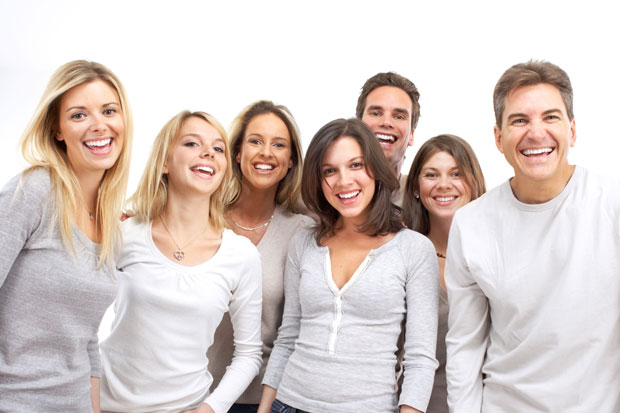
#> input picture test_images/test_1.jpg, 620 x 413 px
$ python -i face_rercognition.py   (imports and definitions only)
#> lines starting #> are read from the running program, lines starting #| are printed output that depends on the picture
import os
import pickle

import cv2
import numpy as np

BASE_DIR = os.path.dirname(os.path.dirname(os.path.abspath(__file__)))
MODEL_DIR = os.path.join(BASE_DIR, "model")

HAAR_PATH = os.path.join(MODEL_DIR, "haarcascade_frontalface_default.xml")
SVM_PATH = os.path.join(MODEL_DIR, "model_svm.pickle")
PCA_PATH = os.path.join(MODEL_DIR, "pca_dict.pickle")

haar = cv2.CascadeClassifier(HAAR_PATH)
# [8 lines not run here, left out]

# [1 line that did not run here, left out]

COLORS = {"male": (255, 255, 0), "female": (255, 0, 255)}
FALLBACK_COLOR = (0, 255, 0)


def _preprocess(roi_gray):
    if roi_gray.shape[0] >= 100:
        interpolation = cv2.INTER_AREA
    else:
        interpolation = cv2.INTER_CUBIC

    roi_resize = cv2.resize(roi_gray, (100, 100), interpolation=interpolation)
    flat = roi_resize.flatten().reshape(1, -1).astype(np.float64) / 255.0
    return roi_resize, flat


def faceRecognitionPipeline(filename, path=True):
#> called with filename = '../test_images/test_1.jpg', path = True
    if path:
        img = cv2.imread(filename)
#> img is the input picture: shape (413, 620, 3); mean B, G, R 198.3, 202.5, 215.1
    else:
        img = filename

    if img is None:
        raise ValueError(f"Image is not read: {filename}")

    img = img.copy()
    gray = cv2.cvtColor(img, cv2.COLOR_BGR2GRAY)
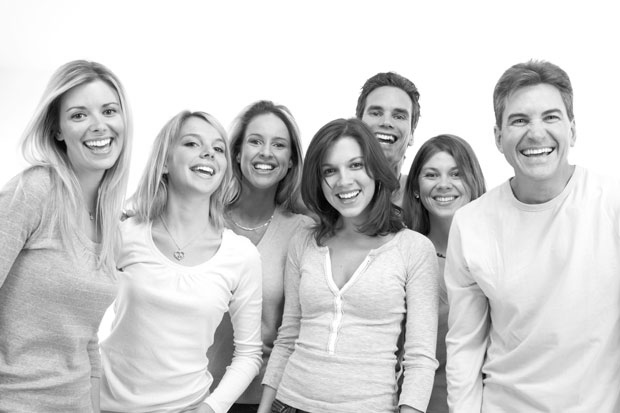
#> gray: shape (413, 620); min 0, max 255, mean 205.8

    faces = haar.detectMultiScale(
        gray,
        scaleFactor=1.1,
        minNeighbors=5,
        minSize=(40, 40),
    )
#> faces = [[311, 144, 66, 66], [413, 152, 59, 59], [355, 88, 64, 64], [234, 118, 64, 64], [55, 82, 80, 80], [492, 86, 84, 84], [160, 95, 63, 63], [166, 118, 76, 76]]

    predictions = []
    for (x, y, w, h) in faces:
        roi_gray = gray[y : y + h, x : x + w]
        roi_resize, flat = _preprocess(roi_gray)

        eigen_image = model_pca.transform(flat)
        reconstructed = model_pca.inverse_transform(eigen_image)

        result = model_svm.predict(eigen_image)[0]
        score = float(model_svm.predict_proba(eigen_image).max())

        eig_img = np.clip(reconstructed.reshape(100, 100) * 255.0, 0, 255).astype(
            np.uint8
        )

        font_scale = max(0.45, w / 320.0)
        thickness = max(1, int(round(w / 200.0)))
        band_height = int(28 * font_scale) + 6
        color = COLORS.get(result, FALLBACK_COLOR)
        label = f"{result} {score * 100:.0f}%"

        cv2.rectangle(img, (x, y), (x + w, y + h), color, thickness + 1)
        cv2.rectangle(img, (x, max(0, y - band_height)), (x + w, y), color, -1)
        cv2.putText(
            img,
            label,
            (x + 4, max(band_height - 8, y - 8)),
            cv2.FONT_HERSHEY_SIMPLEX,
            font_scale,
            (0, 0, 0),
            thickness,
            cv2.LINE_AA,
        )

        predictions.append(
            {
                "roi": roi_resize,
                "eig_img": eig_img,
                "prediction_name": result,
                "score": score,
                "box": (int(x), int(y), int(w), int(h)),
            }
        )
#> this loop made 1 pass
#> (x, y, w, h, interpolation in _preprocess) on pass 1: (311, 144, 66, 66, 2)
#> pass 1, in faceRecognitionPipeline, `roi_gray = gray[y : y + h, x : x + w]`:
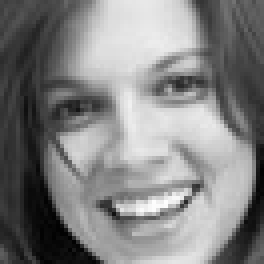
#> roi_gray: shape (66, 66) (shown 4 times larger); min 1, max 254, mean 129.9
#> pass 1, in _preprocess, `roi_resize = cv2.resize(roi_gray, (100, 100), interpolation=interpolat..`:
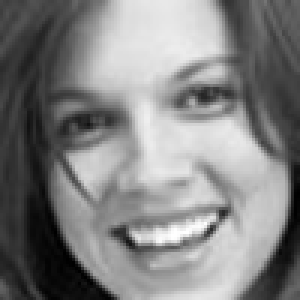
#> roi_resize: shape (100, 100) (shown 3 times larger); min 0, max 255, mean 129.9
#> after the loop, predictions = []

    return img, predictions

#> (the run stopped early here; a loop or call above may not have finished)

$ run again, on test_images/test_2.jpg
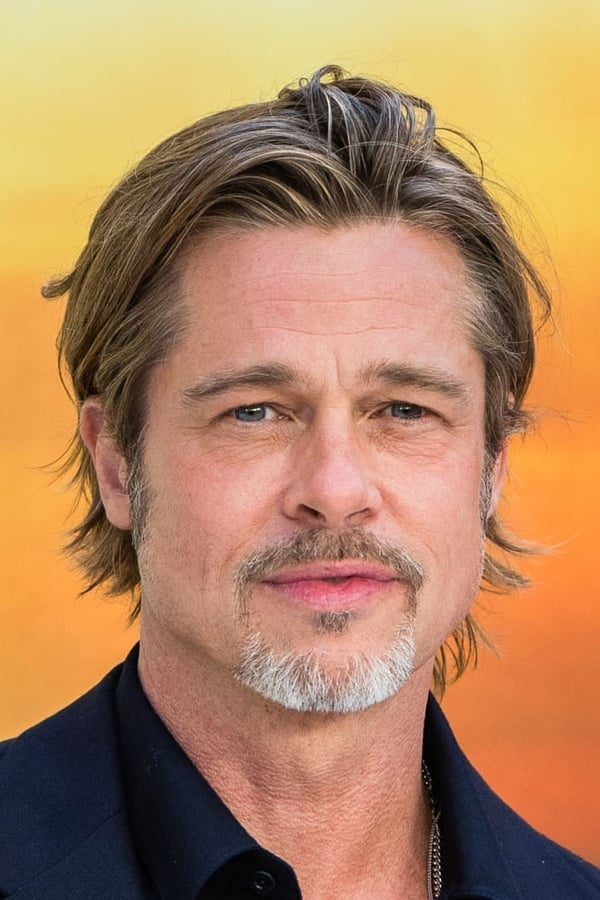
#> input picture test_images/test_2.jpg, 600 x 900 px
#> in faceRecognitionPipeline, img is the input picture: shape (900, 600, 3); mean B, G, R 95.2, 132, 176.2
#> in faceRecognitionPipeline, `gray = cv2.cvtColor(img, cv2.COLOR_BGR2GRAY)`:
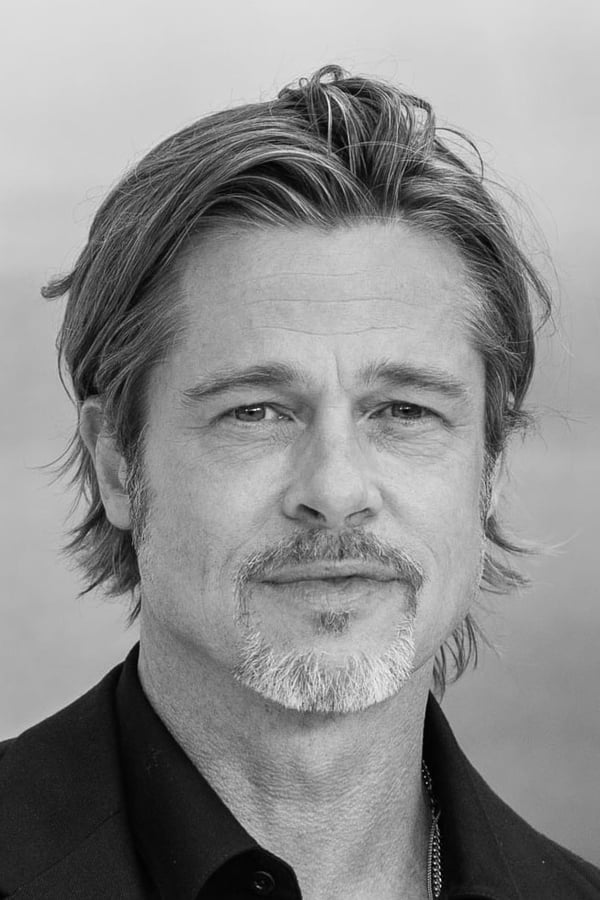
#> gray: shape (900, 600); min 0, max 245, mean 141
#> faces = [[116, 249, 422, 422]]
#> the loop in faceRecognitionPipeline, `for (x, y, w, h) in faces:` made 1 pass
#> (x, y, w, h, interpolation in _preprocess) on pass 1: (116, 249, 422, 422, 3)
#> pass 1, in _preprocess, `roi_resize = cv2.resize(roi_gray, (100, 100), interpolation=interpolat..`:
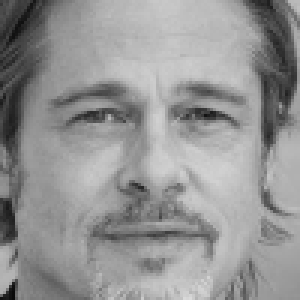
#> roi_resize: shape (100, 100) (shown 3 times larger); min 10, max 217, mean 147.8
#> after the loop in faceRecognitionPipeline, `for (x, y, w, h) in faces:`: predictions = []

$ run again, on test_images/test_3.jpg
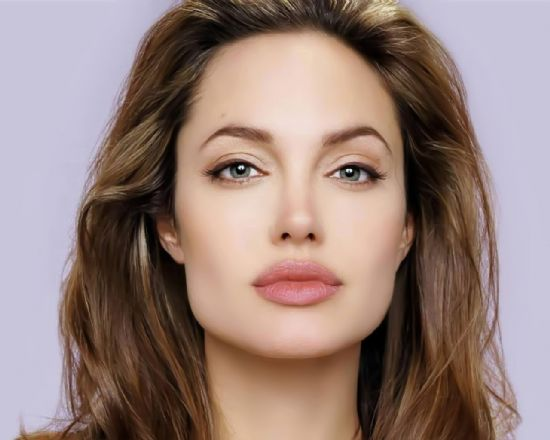
#> input picture test_images/test_3.jpg, 550 x 440 px
#> in faceRecognitionPipeline, img is the input picture: shape (440, 550, 3); mean B, G, R 122.7, 128.9, 151
#> in faceRecognitionPipeline, `gray = cv2.cvtColor(img, cv2.COLOR_BGR2GRAY)`:
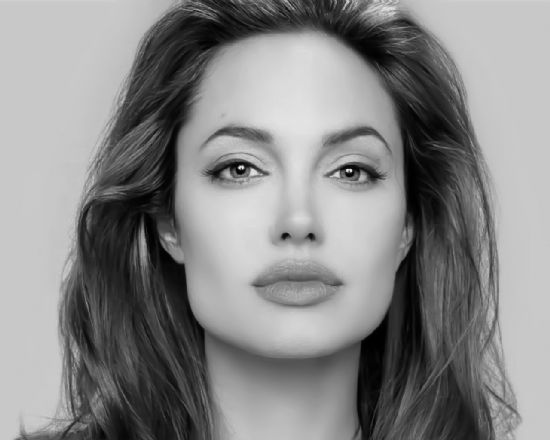
#> gray: shape (440, 550); min 0, max 239, mean 134.7
#> faces = [[140, 50, 313, 313]]
#> the loop in faceRecognitionPipeline, `for (x, y, w, h) in faces:` made 1 pass
#> (x, y, w, h, interpolation in _preprocess) on pass 1: (140, 50, 313, 313, 3)
#> pass 1, in _preprocess, `roi_resize = cv2.resize(roi_gray, (100, 100), interpolation=interpolat..`:
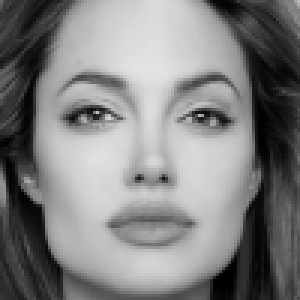
#> roi_resize: shape (100, 100) (shown 3 times larger); min 0, max 227, mean 128.5
#> after the loop in faceRecognitionPipeline, `for (x, y, w, h) in faces:`: predictions = []
